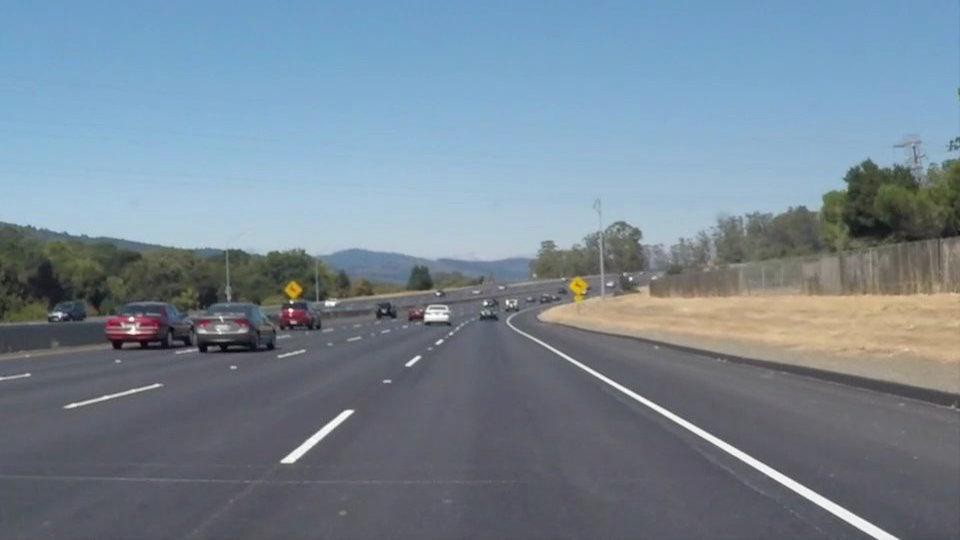
#> input picture data/road3.jpeg, 960 x 540 px, found by its file name
$ python '31. Road_Line_Detector_image.py'
#> lines starting #> are read from the running program, lines starting #| are printed output that depends on the picture; after the words box and inside, x2 and y2 are one past the last pixel; in counts of white or black regions, pixels touching at a corner belong together
#!/usr/bin/env python
# coding: utf-8

# ### Road Line Detection Pt 1 and Pt 2

# In[25]:


import matplotlib.pyplot as plt
import cv2
import numpy as np


# In[180]:


image = cv2.imread('./data/road3.jpeg')
#> image is the input picture: shape (540, 960, 3); mean B, G, R 148.3, 134.5, 118.6
#change color from BGR to RGB for matplotlib to plot
#cvtColor(src, code[, dst[, dstCn]])
image = cv2.cvtColor(image, cv2.COLOR_BGR2RGB)


# In[181]:


#find the edges
#cvtColor(src, code[, dst[, dstCn]])
gray_image = cv2.cvtColor(image, cv2.COLOR_RGB2GRAY)
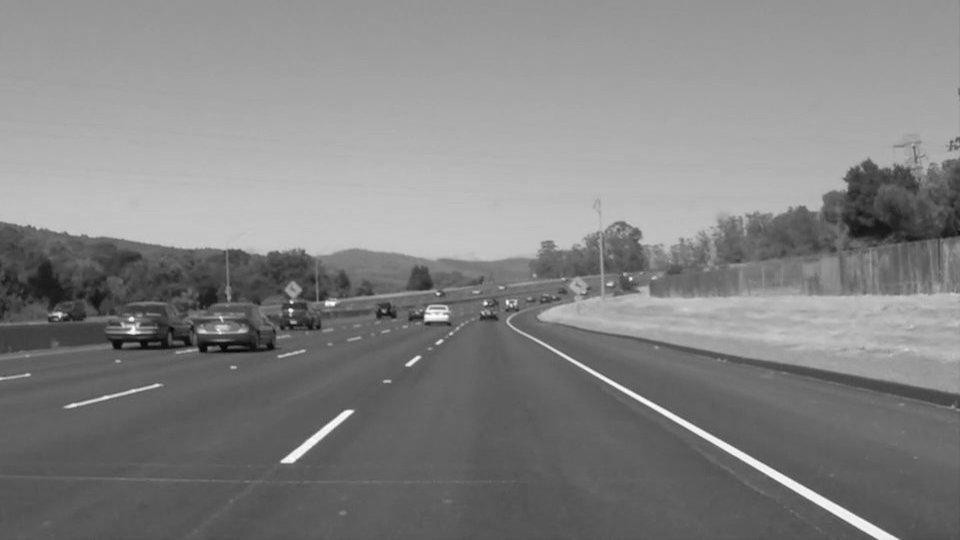
#> gray_image: shape (540, 960); min 1, max 255, mean 131.3
#Canny(image, threshold1, threshold2[, edges[, apertureSize[, L2gradient]]])
canny_image = cv2.Canny(gray_image, 100, 200)
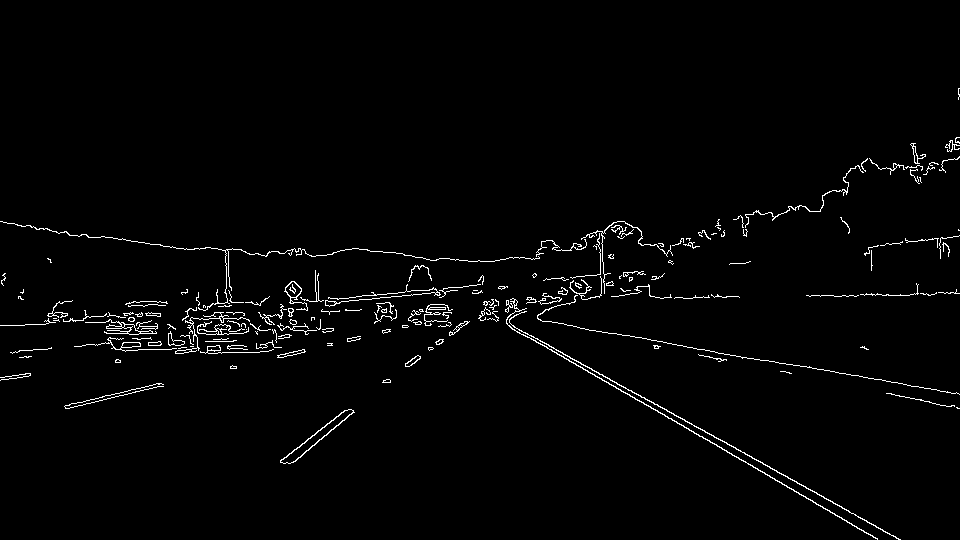
#> canny_image: shape (540, 960); 1.9% white in thin lines or dots, all inside (x1, y1, x2, y2) = (0, 88, 960, 540)
#we need to run this before masking the image or the edge detection will pick up the edges
#on the edges of the mask as well.


# In[182]:


print(image.shape)
#| (540, 960, 3)


# In[183]:


#define the vertices of the polygon that we want to keep
region_vertices = np.array([(110, 540), (440,320), (530, 320), (960, 540)], np.int32)


# In[184]:


#function that will mask out areas we don't want.
def region_of_interest(img, vertices):
    #create 0's in the same size as the img
    mask = np.zeros_like(img)
    #set the masked area to white
    match_mask_color = 255
    #sets the area inside the vertices to all white pixels.
    #fillPoly(img, pts, color[, lineType[, shift[, offset]]])
    cv2.fillPoly(mask, vertices, match_mask_color)
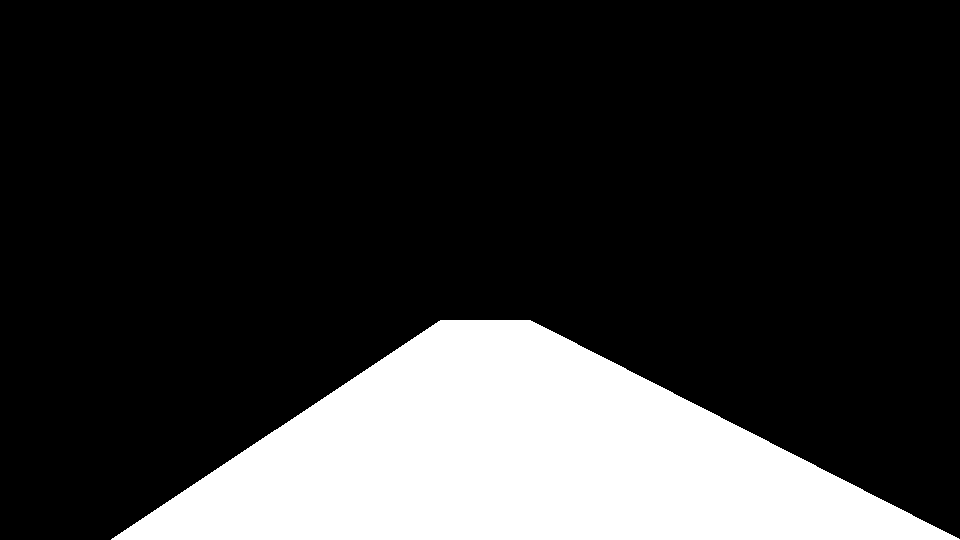
#> mask: shape (540, 960); 20% white; 1 white region, box (x1, y1, x2, y2) and area: (111, 320, 960, 540) 103560
    #crop out the masked part using the bitwise_and function.
    #keeps the area were the images are different which would be the white area.
    #bitwise_and(src1, src2[, dst[, mask]])
    masked_img = cv2.bitwise_and(img, mask)
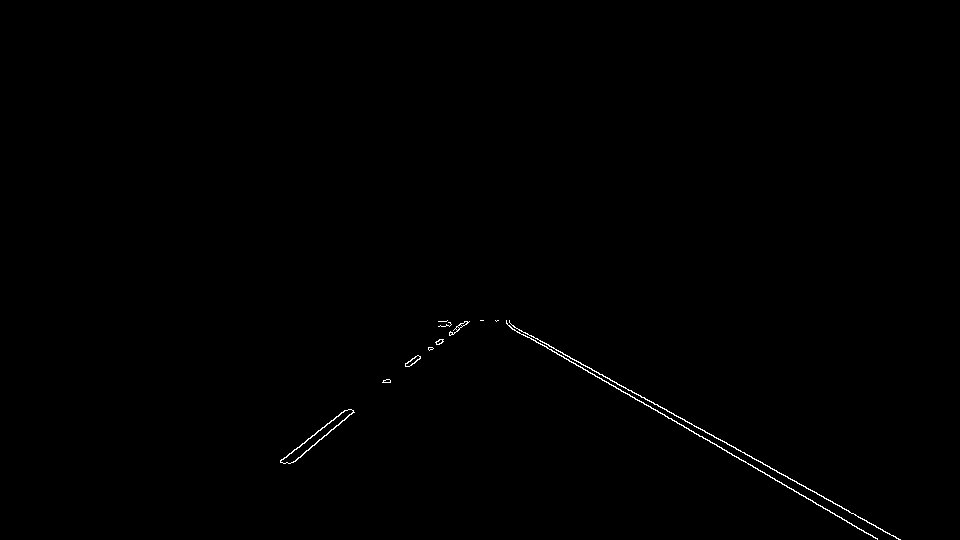
#> masked_img: shape (540, 960); 0.31% white in thin lines or dots, all inside (x1, y1, x2, y2) = (280, 320, 901, 540)
    return masked_img


# In[185]:


#now we will crop the image
cropped_image = region_of_interest(canny_image, [region_vertices])


# In[186]:


#use HoughLinesP() to get the lines
#HoughLinesP(image, rho, theta, threshold[, lines[, minLineLength[, maxLineGap]]])
lines = cv2.HoughLinesP(cropped_image,
                        rho = 6,
                        theta = np.pi/60,
                        threshold = 160,
                        lines = np.array([]),
                        minLineLength = 20,
                        maxLineGap = 25)
#> lines = [[498, 320, 877, 538], [506, 322, 531, 336], [631, 390, 705, 432], [726, 442, 842, 508], [589, 367, 658, 406], [318, 430, 345, 410], [387, 382, 457, 331], [506, 323, 812, 500], [290, 463, 354, 412], [383, 381, 465, 321], [823, 496, 899, 539], [281, 459, 350, 409]]
#this returns all the line vectors that are detected


# In[187]:


#this returns all the line vectors that are detected
lines


# In[203]:


#function that draws the lines
def draw_lines(img, lines):
    img = np.copy(img)
    #create blank image that matches the original image size
    blank_image = np.zeros((img.shape[0], img.shape[1], img.shape[2]), dtype = np.uint8)
    #loop through line vectors
    for i in lines:
        #get the 4 coordinates for each line vector
        for x1,y1,x2,y2 in i:
            #draw the lines onto the blank image
            cv2.line(blank_image, (x1,y1), (x2,y2), (255,0,0), 4)
#> this loop made 12 passes

    #merge image with lines with the original image
    #addWeighted(src1, alpha, src2, beta, gamma[, dst[, dtype]])
    img = cv2.addWeighted(img, 0.8, blank_image, 1, 0.0)
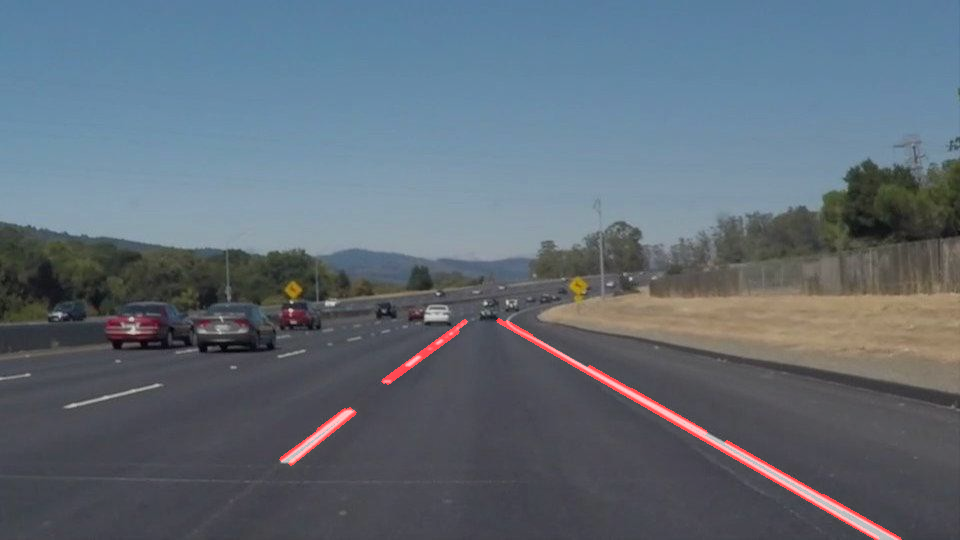
#> img: shape (540, 960, 3); mean R, G, B 96.4, 107.6, 118.6
    return img


# In[204]:


#actually draw the lines on the original image using the draw_lines function create above
image_with_lines = draw_lines(image, lines)


# In[205]:


plt.imshow(image_with_lines)
plt.show()


# In[ ]:
